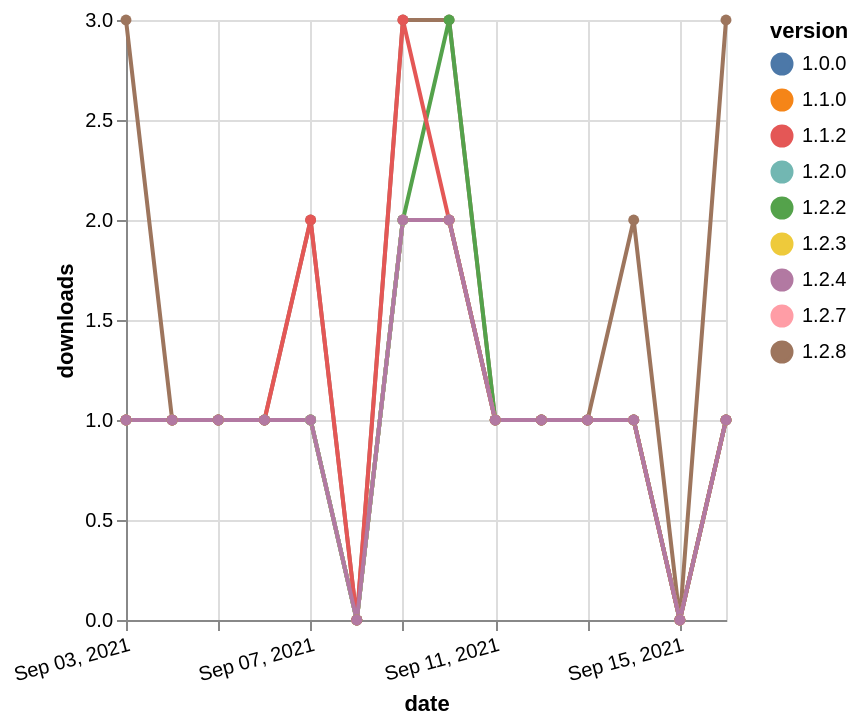

Express this chart as Vega-Lite.
### Vega-Lite specification from a JSON file in a GitHub repository (floating-point values rounded to 4 significant figures)
{"$schema": "https://vega.github.io/schema/vega-lite/v5.json", "description": "A simple bar chart with embedded data.", "data": {"values": [{"date": "2021-09-03", "total": 116, "delta": 3, "version": "1.2.8"}, {"date": "2021-09-04", "total": 117, "delta": 1, "version": "1.2.8"}, {"date": "2021-09-05", "total": 118, "delta": 1, "version": "1.2.8"}, {"date": "2021-09-06", "total": 119, "delta": 1, "version": "1.2.8"}, {"date": "2021-09-07", "total": 121, "delta": 2, "version": "1.2.8"}, {"date": "2021-09-08", "total": 121, "delta": 0, "version": "1.2.8"}, {"date": "2021-09-09", "total": 124, "delta": 3, "version": "1.2.8"}, {"date": "2021-09-10", "total": 127, "delta": 3, "version": "1.2.8"}, {"date": "2021-09-11", "total": 128, "delta": 1, "version": "1.2.8"}, {"date": "2021-09-12", "total": 129, "delta": 1, "version": "1.2.8"}, {"date": "2021-09-13", "total": 130, "delta": 1, "version": "1.2.8"}, {"date": "2021-09-14", "total": 132, "delta": 2, "version": "1.2.8"}, {"date": "2021-09-15", "total": 132, "delta": 0, "version": "1.2.8"}, {"date": "2021-09-16", "total": 135, "delta": 3, "version": "1.2.8"}, {"date": "2021-09-03", "total": 172, "delta": 1, "version": "1.1.0"}, {"date": "2021-09-04", "total": 173, "delta": 1, "version": "1.1.0"}, {"date": "2021-09-05", "total": 174, "delta": 1, "version": "1.1.0"}, {"date": "2021-09-06", "total": 175, "delta": 1, "version": "1.1.0"}, {"date": "2021-09-07", "total": 176, "delta": 1, "version": "1.1.0"}, {"date": "2021-09-08", "total": 176, "delta": 0, "version": "1.1.0"}, {"date": "2021-09-09", "total": 178, "delta": 2, "version": "1.1.0"}, {"date": "2021-09-10", "total": 180, "delta": 2, "version": "1.1.0"}, {"date": "2021-09-11", "total": 181, "delta": 1, "version": "1.1.0"}, {"date": "2021-09-12", "total": 182, "delta": 1, "version": "1.1.0"}, {"date": "2021-09-13", "total": 183, "delta": 1, "version": "1.1.0"}, {"date": "2021-09-14", "total": 184, "delta": 1, "version": "1.1.0"}, {"date": "2021-09-15", "total": 184, "delta": 0, "version": "1.1.0"}, {"date": "2021-09-16", "total": 185, "delta": 1, "version": "1.1.0"}, {"date": "2021-09-03", "total": 171, "delta": 1, "version": "1.0.0"}, {"date": "2021-09-04", "total": 172, "delta": 1, "version": "1.0.0"}, {"date": "2021-09-05", "total": 173, "delta": 1, "version": "1.0.0"}, {"date": "2021-09-06", "total": 174, "delta": 1, "version": "1.0.0"}, {"date": "2021-09-07", "total": 175, "delta": 1, "version": "1.0.0"}, {"date": "2021-09-08", "total": 175, "delta": 0, "version": "1.0.0"}, {"date": "2021-09-09", "total": 177, "delta": 2, "version": "1.0.0"}, {"date": "2021-09-10", "total": 179, "delta": 2, "version": "1.0.0"}, {"date": "2021-09-11", "total": 180, "delta": 1, "version": "1.0.0"}, {"date": "2021-09-12", "total": 181, "delta": 1, "version": "1.0.0"}, {"date": "2021-09-13", "total": 182, "delta": 1, "version": "1.0.0"}, {"date": "2021-09-14", "total": 183, "delta": 1, "version": "1.0.0"}, {"date": "2021-09-15", "total": 183, "delta": 0, "version": "1.0.0"}, {"date": "2021-09-16", "total": 184, "delta": 1, "version": "1.0.0"}, {"date": "2021-09-03", "total": 166, "delta": 1, "version": "1.2.7"}, {"date": "2021-09-04", "total": 167, "delta": 1, "version": "1.2.7"}, {"date": "2021-09-05", "total": 168, "delta": 1, "version": "1.2.7"}, {"date": "2021-09-06", "total": 169, "delta": 1, "version": "1.2.7"}, {"date": "2021-09-07", "total": 170, "delta": 1, "version": "1.2.7"}, {"date": "2021-09-08", "total": 170, "delta": 0, "version": "1.2.7"}, {"date": "2021-09-09", "total": 172, "delta": 2, "version": "1.2.7"}, {"date": "2021-09-10", "total": 174, "delta": 2, "version": "1.2.7"}, {"date": "2021-09-11", "total": 175, "delta": 1, "version": "1.2.7"}, {"date": "2021-09-12", "total": 176, "delta": 1, "version": "1.2.7"}, {"date": "2021-09-13", "total": 177, "delta": 1, "version": "1.2.7"}, {"date": "2021-09-14", "total": 178, "delta": 1, "version": "1.2.7"}, {"date": "2021-09-15", "total": 178, "delta": 0, "version": "1.2.7"}, {"date": "2021-09-16", "total": 179, "delta": 1, "version": "1.2.7"}, {"date": "2021-09-03", "total": 205, "delta": 1, "version": "1.2.2"}, {"date": "2021-09-04", "total": 206, "delta": 1, "version": "1.2.2"}, {"date": "2021-09-05", "total": 207, "delta": 1, "version": "1.2.2"}, {"date": "2021-09-06", "total": 208, "delta": 1, "version": "1.2.2"}, {"date": "2021-09-07", "total": 209, "delta": 1, "version": "1.2.2"}, {"date": "2021-09-08", "total": 209, "delta": 0, "version": "1.2.2"}, {"date": "2021-09-09", "total": 211, "delta": 2, "version": "1.2.2"}, {"date": "2021-09-10", "total": 214, "delta": 3, "version": "1.2.2"}, {"date": "2021-09-11", "total": 215, "delta": 1, "version": "1.2.2"}, {"date": "2021-09-12", "total": 216, "delta": 1, "version": "1.2.2"}, {"date": "2021-09-13", "total": 217, "delta": 1, "version": "1.2.2"}, {"date": "2021-09-14", "total": 218, "delta": 1, "version": "1.2.2"}, {"date": "2021-09-15", "total": 218, "delta": 0, "version": "1.2.2"}, {"date": "2021-09-16", "total": 219, "delta": 1, "version": "1.2.2"}, {"date": "2021-09-03", "total": 161, "delta": 1, "version": "1.2.3"}, {"date": "2021-09-04", "total": 162, "delta": 1, "version": "1.2.3"}, {"date": "2021-09-05", "total": 163, "delta": 1, "version": "1.2.3"}, {"date": "2021-09-06", "total": 164, "delta": 1, "version": "1.2.3"}, {"date": "2021-09-07", "total": 165, "delta": 1, "version": "1.2.3"}, {"date": "2021-09-08", "total": 165, "delta": 0, "version": "1.2.3"}, {"date": "2021-09-09", "total": 167, "delta": 2, "version": "1.2.3"}, {"date": "2021-09-10", "total": 169, "delta": 2, "version": "1.2.3"}, {"date": "2021-09-11", "total": 170, "delta": 1, "version": "1.2.3"}, {"date": "2021-09-12", "total": 171, "delta": 1, "version": "1.2.3"}, {"date": "2021-09-13", "total": 172, "delta": 1, "version": "1.2.3"}, {"date": "2021-09-14", "total": 173, "delta": 1, "version": "1.2.3"}, {"date": "2021-09-15", "total": 173, "delta": 0, "version": "1.2.3"}, {"date": "2021-09-16", "total": 174, "delta": 1, "version": "1.2.3"}, {"date": "2021-09-03", "total": 163, "delta": 1, "version": "1.2.0"}, {"date": "2021-09-04", "total": 164, "delta": 1, "version": "1.2.0"}, {"date": "2021-09-05", "total": 165, "delta": 1, "version": "1.2.0"}, {"date": "2021-09-06", "total": 166, "delta": 1, "version": "1.2.0"}, {"date": "2021-09-07", "total": 167, "delta": 1, "version": "1.2.0"}, {"date": "2021-09-08", "total": 167, "delta": 0, "version": "1.2.0"}, {"date": "2021-09-09", "total": 169, "delta": 2, "version": "1.2.0"}, {"date": "2021-09-10", "total": 171, "delta": 2, "version": "1.2.0"}, {"date": "2021-09-11", "total": 172, "delta": 1, "version": "1.2.0"}, {"date": "2021-09-12", "total": 173, "delta": 1, "version": "1.2.0"}, {"date": "2021-09-13", "total": 174, "delta": 1, "version": "1.2.0"}, {"date": "2021-09-14", "total": 175, "delta": 1, "version": "1.2.0"}, {"date": "2021-09-15", "total": 175, "delta": 0, "version": "1.2.0"}, {"date": "2021-09-16", "total": 176, "delta": 1, "version": "1.2.0"}, {"date": "2021-09-03", "total": 220, "delta": 1, "version": "1.1.2"}, {"date": "2021-09-04", "total": 221, "delta": 1, "version": "1.1.2"}, {"date": "2021-09-05", "total": 222, "delta": 1, "version": "1.1.2"}, {"date": "2021-09-06", "total": 223, "delta": 1, "version": "1.1.2"}, {"date": "2021-09-07", "total": 225, "delta": 2, "version": "1.1.2"}, {"date": "2021-09-08", "total": 225, "delta": 0, "version": "1.1.2"}, {"date": "2021-09-09", "total": 228, "delta": 3, "version": "1.1.2"}, {"date": "2021-09-10", "total": 230, "delta": 2, "version": "1.1.2"}, {"date": "2021-09-11", "total": 231, "delta": 1, "version": "1.1.2"}, {"date": "2021-09-12", "total": 232, "delta": 1, "version": "1.1.2"}, {"date": "2021-09-13", "total": 233, "delta": 1, "version": "1.1.2"}, {"date": "2021-09-14", "total": 234, "delta": 1, "version": "1.1.2"}, {"date": "2021-09-15", "total": 234, "delta": 0, "version": "1.1.2"}, {"date": "2021-09-16", "total": 235, "delta": 1, "version": "1.1.2"}, {"date": "2021-09-03", "total": 217, "delta": 1, "version": "1.2.4"}, {"date": "2021-09-04", "total": 218, "delta": 1, "version": "1.2.4"}, {"date": "2021-09-05", "total": 219, "delta": 1, "version": "1.2.4"}, {"date": "2021-09-06", "total": 220, "delta": 1, "version": "1.2.4"}, {"date": "2021-09-07", "total": 221, "delta": 1, "version": "1.2.4"}, {"date": "2021-09-08", "total": 221, "delta": 0, "version": "1.2.4"}, {"date": "2021-09-09", "total": 223, "delta": 2, "version": "1.2.4"}, {"date": "2021-09-10", "total": 225, "delta": 2, "version": "1.2.4"}, {"date": "2021-09-11", "total": 226, "delta": 1, "version": "1.2.4"}, {"date": "2021-09-12", "total": 227, "delta": 1, "version": "1.2.4"}, {"date": "2021-09-13", "total": 228, "delta": 1, "version": "1.2.4"}, {"date": "2021-09-14", "total": 229, "delta": 1, "version": "1.2.4"}, {"date": "2021-09-15", "total": 229, "delta": 0, "version": "1.2.4"}, {"date": "2021-09-16", "total": 230, "delta": 1, "version": "1.2.4"}]}, "width": "container", "mark": {"type": "line", "point": {"filled": true}}, "encoding": {"x": {"field": "date", "type": "temporal", "timeUnit": "yearmonthdate", "title": "date", "axis": {"labelAngle": -15}}, "y": {"field": "delta", "type": "quantitative", "title": "downloads"}, "color": {"field": "version", "type": "nominal"}, "tooltip": {"field": "delta"}}}
